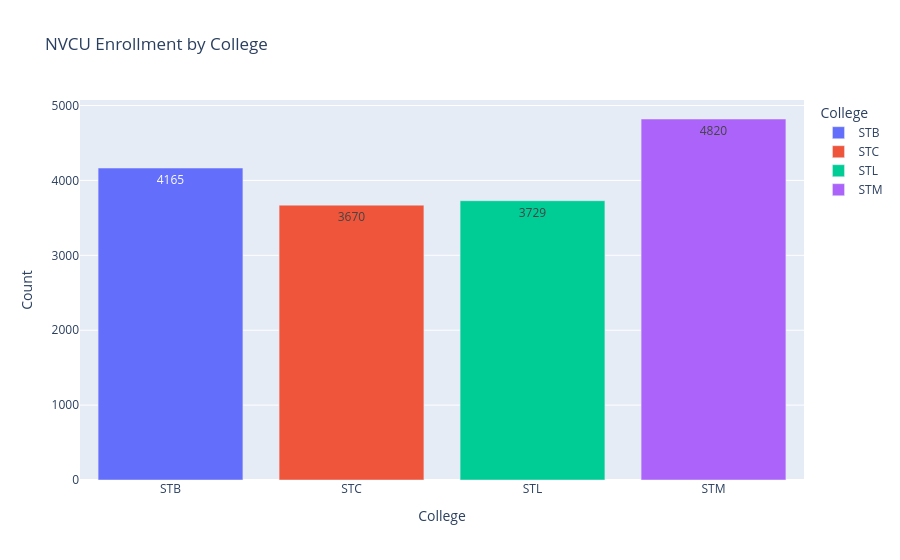

Notebook source saved alongside this figure:
### Code cell
fig_enrollment_by_college = px.bar(df_enrollment_by_college, 
       x = 'College', y = 'Count', color = 'College',
      text_auto = '.0f',
      title = 'NVCU Enrollment by College')
fig_enrollment_by_college

### Figure 1 — Plotly figure (JSON) as saved in the notebook; plotly's stock layout.template omitted (floating-point values rounded to 4 significant figures)
{"data": [{"alignmentgroup": "True", "hovertemplate": "College=%{x}<br>Count=%{y}<extra></extra>", "legendgroup": "STB", "marker": {"color": "#636efa", "pattern": {"shape": ""}}, "name": "STB", "offsetgroup": "STB", "orientation": "v", "showlegend": true, "textposition": "auto", "texttemplate": "%{y:.0f}", "type": "bar", "x": ["STB"], "xaxis": "x", "y": [4165], "yaxis": "y"}, {"alignmentgroup": "True", "hovertemplate": "College=%{x}<br>Count=%{y}<extra></extra>", "legendgroup": "STC", "marker": {"color": "#EF553B", "pattern": {"shape": ""}}, "name": "STC", "offsetgroup": "STC", "orientation": "v", "showlegend": true, "textposition": "auto", "texttemplate": "%{y:.0f}", "type": "bar", "x": ["STC"], "xaxis": "x", "y": [3670], "yaxis": "y"}, {"alignmentgroup": "True", "hovertemplate": "College=%{x}<br>Count=%{y}<extra></extra>", "legendgroup": "STL", "marker": {"color": "#00cc96", "pattern": {"shape": ""}}, "name": "STL", "offsetgroup": "STL", "orientation": "v", "showlegend": true, "textposition": "auto", "texttemplate": "%{y:.0f}", "type": "bar", "x": ["STL"], "xaxis": "x", "y": [3729], "yaxis": "y"}, {"alignmentgroup": "True", "hovertemplate": "College=%{x}<br>Count=%{y}<extra></extra>", "legendgroup": "STM", "marker": {"color": "#ab63fa", "pattern": {"shape": ""}}, "name": "STM", "offsetgroup": "STM", "orientation": "v", "showlegend": true, "textposition": "auto", "texttemplate": "%{y:.0f}", "type": "bar", "x": ["STM"], "xaxis": "x", "y": [4820], "yaxis": "y"}], "layout": {"autosize": true, "barmode": "relative", "legend": {"title": {"text": "College"}, "tracegroupgap": 0}, "title": {"text": "NVCU Enrollment by College"}, "xaxis": {"anchor": "y", "autorange": true, "categoryarray": ["STB", "STC", "STL", "STM"], "categoryorder": "array", "domain": [0, 1], "range": [-0.5, 3.5], "title": {"text": "College"}, "type": "category"}, "yaxis": {"anchor": "x", "autorange": true, "domain": [0, 1], "range": [0, 5074.0], "title": {"text": "Count"}, "type": "linear"}}}
